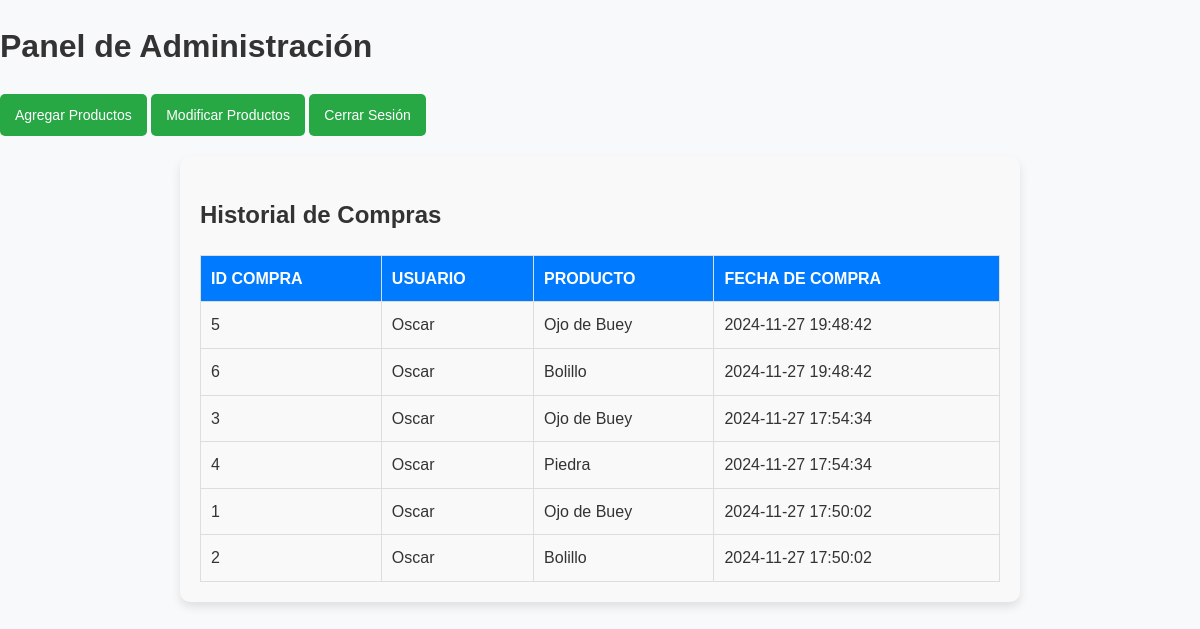
Screenshot of /admin.php (signed in) with the database file from the repository.
### tables this page shows
CREATE TABLE `historial_compras` (
  `id_compra` int(11) NOT NULL,
  `id_usuario` int(11) NOT NULL,
  `id_producto` int(11) NOT NULL,
  `fecha_compra` datetime NOT NULL
);

CREATE TABLE `Usuarios` (
  `id_usuario` int(11) NOT NULL,
  `nombre` varchar(255) NOT NULL,
  `correo` varchar(255) NOT NULL,
  `password` varchar(255) NOT NULL,
  `fecha_nacimiento` date NOT NULL,
  `num_tarjeta` varchar(20) NOT NULL,
  `cod_postal` varchar(255) NOT NULL
);

CREATE TABLE `Productos` (
  `id_producto` int(11) NOT NULL,
  `nombre` varchar(255) NOT NULL,
  `description` text NOT NULL,
  `fotos` varchar(255) NOT NULL,
  `precio` decimal(10,2) NOT NULL,
  `cantidad_almacen` int(11) NOT NULL,
  `fabricante` varchar(255) NOT NULL,
  `origen` varchar(255) NOT NULL
);

### admin.php (the view, shortened to what this page needs)
<?php
require 'db.php';
$query = $conn->query("
    SELECT hc.id_compra, u.nombre AS usuario, p.nombre AS producto, hc.fecha_compra
    FROM historial_compras hc
    JOIN Usuarios u ON hc.id_usuario = u.id_usuario
    JOIN Productos p ON hc.id_producto = p.id_producto
    ORDER BY hc.fecha_compra DESC
");
$historial = $query->fetchAll(PDO::FETCH_ASSOC);
?>
<!DOCTYPE html>
<html lang="es">
<head>
    <link rel="stylesheet" href="css/styles.css">
</head>
<body>
<header>
    <h1>Panel de Administración</h1>
    <div class="admin-options">
        <a href="add_product.php" class="btn">Agregar Productos</a>
        <a href="edit_products.php" class="btn">Modificar Productos</a>
        <a href="logout.php" class="btn">Cerrar Sesión</a>
    </div>
</header>
<div class="admin-container">
    <h2>Historial de Compras</h2>
    <table class="admin-table">
        <thead>
            <tr>
                <th>ID Compra</th>
                <th>Usuario</th>
                <th>Producto</th>
                <th>Fecha de Compra</th>
            </tr>
        </thead>
        <tbody>
            <?php if (!empty($historial)): ?>
                <?php foreach ($historial as $compra): ?>
                    <tr>
                        <td><?php echo htmlspecialchars($compra['id_compra']); ?></td>
                        <td><?php echo htmlspecialchars($compra['usuario']); ?></td>
                        <td><?php echo htmlspecialchars($compra['producto']); ?></td>
                        <td><?php echo htmlspecialchars($compra['fecha_compra']); ?></td>
                    </tr>
                <?php endforeach; ?>
            <?php else: ?>
                <tr>
                    <td colspan="4">No hay registros en el historial de compras.</td>
                </tr>
            <?php endif; ?>
        </tbody>
    </table>
</div>
</body>
</html>

### css/styles.css (style rules this page uses)
body { font-family: 'Poppins', sans-serif; margin: 0; padding: 0; line-height: 1.6; color: #333; background-color: #f8f9fa; }
.btn { display: inline-block; text-decoration: none; font-size: 14px; padding: 10px 15px; border: none; border-radius: 5px; cursor: pointer; transition: background-color 0.3s; }
.admin-container { max-width: 800px; margin: 20px auto; padding: 20px; background-color: #f9f9f9; border-radius: 10px; box-shadow: 0px 5px 10px rgba(0, 0, 0, 0.1); }
.admin-table { width: 100%; border-collapse: collapse; margin-top: 20px; }
.admin-table th, .admin-table td { border: 1px solid #ddd; padding: 10px; text-align: left; }
.admin-table th { background-color: #007bff; color: #fff; text-transform: uppercase; }
.btn { display: inline-block; padding: 10px 15px; color: #fff; background-color: #28a745; text-decoration: none; border-radius: 5px; transition: background-color 0.3s ease; }

### rows the page displays
historial_compras: id_compra "5", id_usuario.nombre "Oscar", id_producto.nombre "Ojo de Buey", fecha_compra "2024-11-27 19:48:42"
historial_compras: id_compra "6", id_usuario.nombre "Oscar", id_producto.nombre "Bolillo", fecha_compra "2024-11-27 19:48:42"
historial_compras: id_compra "3", id_usuario.nombre "Oscar", id_producto.nombre "Ojo de Buey", fecha_compra "2024-11-27 17:54:34"
historial_compras: id_compra "4", id_usuario.nombre "Oscar", id_producto.nombre "Piedra", fecha_compra "2024-11-27 17:54:34"
historial_compras: id_compra "1", id_usuario.nombre "Oscar", id_producto.nombre "Ojo de Buey", fecha_compra "2024-11-27 17:50:02"
historial_compras: id_compra "2", id_usuario.nombre "Oscar", id_producto.nombre "Bolillo", fecha_compra "2024-11-27 17:50:02"
